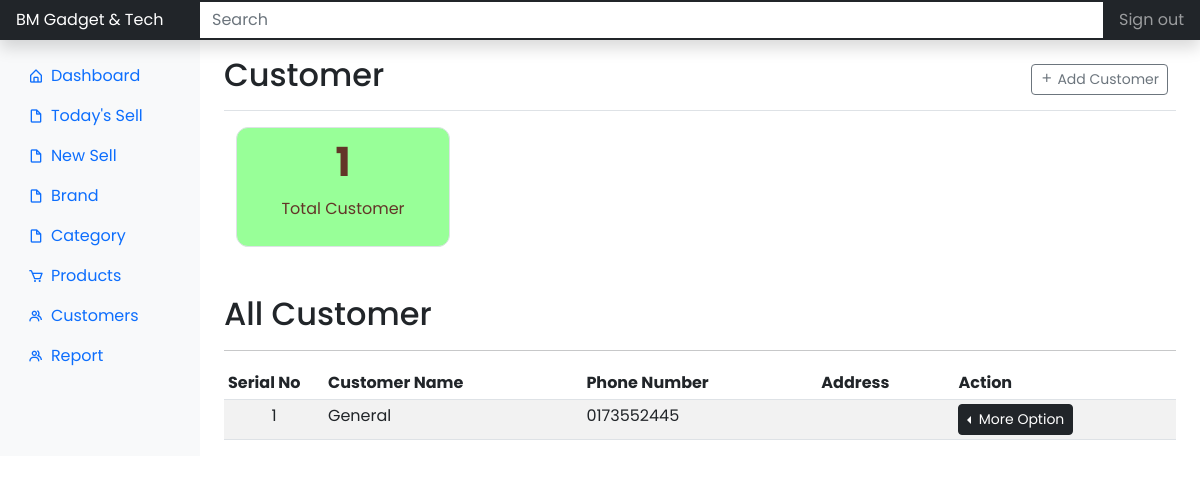
/dashboard/customer/ (signed in), run on an earlier commit of the app's database.
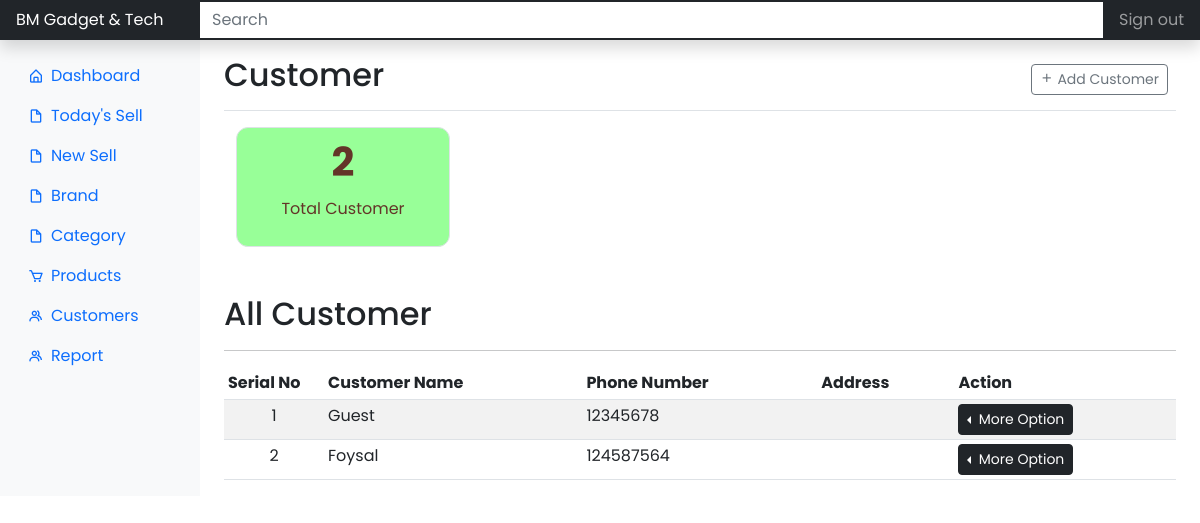
And on a later commit of the database.
### app/models.py (models this page shows)
class Customers(db.Model, UserMixin):
    __tablename__ = 'customers'
    id = db.Column(db.Integer, primary_key=True)
    customer_name = db.Column(db.String(), nullable=False)
    customer_contact_number = db.Column(db.String())
    customer_address = db.Column(db.String())
    daily_sells = db.relationship('DailySells', backref=db.backref('daily_sells', lazy=True))

### app/dashboard/views.py (the view, shortened to what this page needs)
@dashboard.route('/dashboard/customer/', methods=['GET', 'POST'])
@login_required
def customer():
    customers = Customers.query.all()
    total_customer = Customers.query.paginate()
    form = AddCustomerForm()
    return render_template('dashboard/customer.html', title='Customer', form=form, customers=customers, total_customer=total_customer)

### app/dashboard/forms.py
class AddCustomerForm(FlaskForm):
    customer_name = StringField(
        'Customer Name',
        validators=[DataRequired()]
    )
    customer_contact_number = StringField(
        'Customer Contact Number',
        validators=[
            DataRequired(),
            Length(min=1, max=11)
        ]
    )
    customer_address = TextAreaField('Customer Address')
    submit = SubmitField('Save')

### app/models.py (called while the page is built)
@login_manager.user_loader
def load_user(user_id):
    return Users.query.get(int(user_id))

### app/templates/dashboard/customer.html (shortened to what this page needs)
{% extends 'layouts/root-dashboard.html' %}
{% block body %}
<header class="navbar navbar-dark sticky-top bg-dark flex-md-nowrap p-0 shadow">
	<a class="navbar-brand col-md-3 col-lg-2 me-0 px-3 fs-6" href="#">
		BM Gadget & Tech
	</a>
	<input class="form-control form-control-dark w-100 rounded-0 border-0" type="text" placeholder="Search"
		aria-label="Search" />
	<div class="navbar-nav">
		<div class="nav-item text-nowrap">
			<a class="nav-link px-3" href="#">Sign out </a>
		</div>
	</div>
</header>
<div class="container-fluid">
	<div class="row">
		{% include 'helpers/_dashboard_side_nav.html' %}
		<main class="col-md-9 ms-sm-auto col-lg-10 px-md-4">
			<div
				class="d-flex justify-content-between flex-wrap flex-md-nowrap align-items-center pt-3 pb-2 mb-3 border-bottom">
				<h1 class="h2">Customer</h1>
				<div class="btn-toolbar mb-2 mb-md-0">
					<div class="btn-group me-2">
						<button type="button" class="btn btn-sm btn-outline-secondary" data-bs-toggle="modal"
							data-bs-target="#dailysellModal">
							<i class="bx bx-plus"></i>
							Add Customer
						</button>
					</div>
				</div>
			</div>
			<div class="container">
				<div class="row gap-2 mb-5">
					<div class="col-lg-3">
						<div class="border summery__box bg__mintgreen p-2">
							<h3 class="summery__box-title fs-1 fw-bolder">
								{{ total_customer.total }}
							</h3>
							<p class="summery__subtitle">Total Customer</p>
						</div>
					</div>
				</div>
			</div>
			<h2>All Customer</h2>
			<hr />
			{% if customers %}
			<div class="table-responsive">
				<table class="table table-striped table-sm">
					<thead>
						<tr>
							<th scope="col" width="100">Serial No</th>
							<th scope="col">Customer Name</th>
							<th scope="col">Phone Number</th>
							<th scope="col">Address</th>
							<th scope="col">Action</th>
						</tr>
					</thead>
					<tbody>
						{% for customer in customers %}
						<tr>
							<td class="text-center counters">{{ customer.id }}</td>
							<td>{{ customer.customer_name }}</td>
							<td>{{ customer.customer_contact_number }}</td>
							<td>{{ customer.customer_address }}</td>
							<td>
								<div class="btn-group dropstart">
									<button type="button" class="btn btn-dark btn-sm dropdown-toggle"
										data-bs-toggle="dropdown" aria-expanded="false">
										More Option
									</button>
								</div>
							</td>
						</tr>
						{% endfor %}
					</tbody>
				</table>
			</div>
			{% endif %}
		</main>
	</div>
</div>
{% endblock %}

### app/templates/layouts/root-dashboard.html (shortened to what this page needs)
<!DOCTYPE html>
<html lang="en">
<head>
    <link href='https://unpkg.com/boxicons@2.1.2/css/boxicons.min.css' rel='stylesheet'>
    <link href="https://cdn.jsdelivr.net/npm/bootstrap@5.2.0/dist/css/bootstrap.min.css" rel="stylesheet">
    <link rel="stylesheet" href="{{ url_for('static', filename='css/customize.css') }}">
  </head>
</head>
<body>
    {% block body %}
    {% endblock %}
</body>
</html>

### app/templates/helpers/_dashboard_side_nav.html
<nav id="sidebarMenu" class="col-md-3 col-lg-2 d-md-block bg-light sidebar collapse">
	<div class="position-sticky pt-3 sidebar-sticky">
		<ul class="nav flex-column">
			<li class="nav-item">
				<a class="nav-link active nav__icon" aria-current="page"
					href="{{ url_for('dashboard.admin_dashboard') }}">
					<i class="bx bx-home-alt"></i>
					Dashboard
				</a>
			</li>
			<li class="nav-item">
				<a class="nav-link nav__icon" href="{{ url_for('dashboard.todaysell') }}">
					<i class="bx bx-file-blank"></i>
					Today's Sell
				</a>
			</li>
			<li class="nav-item">
				<a class="nav-link nav__icon" href="{{ url_for('dashboard.newsell') }}">
					<i class="bx bx-file-blank"></i>
					New Sell
				</a>
			</li>
			<li class="nav-item">
				<a class="nav-link nav__icon" href="{{ url_for('dashboard.brand') }}">
					<i class="bx bx-file-blank"></i>
					Brand
				</a>
			</li>
			<li class="nav-item">
				<a class="nav-link nav__icon" href="{{ url_for('dashboard.category') }}">
					<i class="bx bx-file-blank"></i>
					Category
				</a>
			</li>
			<li class="nav-item">
				<a class="nav-link nav__icon" href="{{ url_for('dashboard.products') }}">
					<i class="bx bx-cart"></i>
					Products
				</a>
			</li>
			<li class="nav-item">
				<a class="nav-link nav__icon" href="{{ url_for('dashboard.customer') }}">
					<i class="bx bx-group"></i>
					Customers
				</a>
			</li>
			<li class="nav-item">
				<a class="nav-link nav__icon" href="{{ url_for('dashboard.report') }}">
					<i class="bx bx-group"></i>
					Report
				</a>
			</li>
		</ul>
	</div>
</nav>

### app/static/css/customize.css (style rules this page uses)
body { font-family: "Poppins", sans-serif; }
.nav__icon { display: flex; align-items: center; }
.nav__icon i { margin-right: 0.43rem; }
.bg__mintgreen { background-color: #98ff98; color: #633528; }
.summery__box { width: 100%; height: 120px; display: grid; place-items: center; border-radius: 0.75rem; }
.bg__mintgreen .summery__box-title, .bg__mintgreen .summery__subtitle { color: #633528; }

What changed in the data, as far as the page shows it:
changed Customers id 1: customer_name "General" → "Guest"; customer_contact_number "0173552445" → "12345678"
added Customers: id "2", customer_name "Foysal", customer_contact_number "124587564"
Also different on the page:
{{ total_customer.total }}: "1" → "2"
